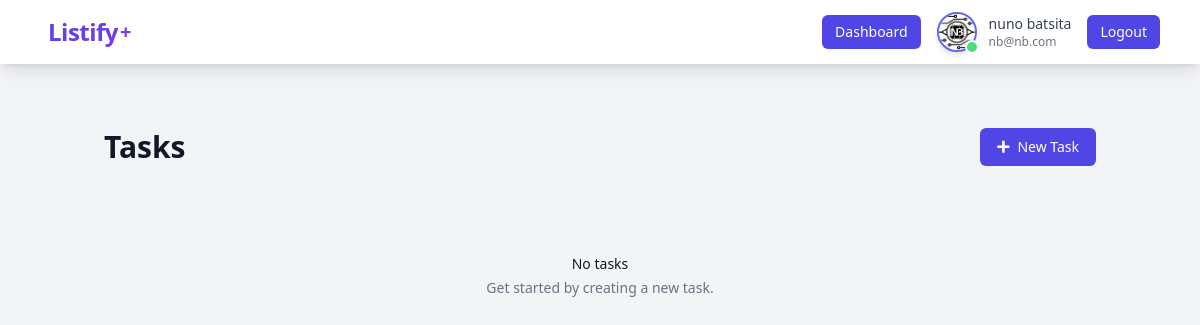
Page /dashboard (signed in) on the committed database.
### app/models.py (models this page shows, shortened)
class User(UserMixin, db.Model):
    id = db.Column(db.Integer, primary_key=True)
    email = db.Column(db.String(100), unique=True)
    password = db.Column(db.String(128))
    full_name = db.Column(db.String(200))
    profile_image = db.Column(db.String(100), nullable=True)
    is_admin = db.Column(db.Boolean, default=False, nullable=False)
    created_at = db.Column(db.DateTime, nullable=False, default=datetime.utcnow)
    last_login = db.Column(db.DateTime)
    todos = db.relationship('Todo', backref='user', lazy=True)
    @property
    def avatar_url(self):
        if self.profile_image:
            return f'/static/profile_pics/{self.profile_image}'
        email_hash = hashlib.md5(self.email.lower().encode('utf-8')).hexdigest()
        return f'https://www.gravatar.com/avatar/{email_hash}?d=mp&s=200'

### app/main.py (the view)
@main.route('/dashboard')
@login_required
def dashboard():
    if current_user.is_admin:
        todos = Todo.query.order_by(Todo.created_at.desc()).all()
    else:
        todos = Todo.query.filter_by(user_id=current_user.id).order_by(Todo.created_at.desc()).all()
    return render_template('dashboard.html', todos=todos)

### app/models.py (called while the page is built)
@login_manager.user_loader
def load_user(user_id):
    return User.query.get(int(user_id))

### app/templates/dashboard.html
{% extends "base.html" %}
{% block content %}
<div class="container mx-auto px-4 py-8">
    <div class="max-w-7xl mx-auto">
        <div class="flex justify-between items-center mb-8">
            <h1 class="text-3xl font-bold text-gray-900">Tasks</h1>
            <a href="{{ url_for('main.new_todo') }}"
               class="inline-flex items-center px-4 py-2 border border-transparent text-sm font-medium rounded-md text-white bg-indigo-600 hover:bg-indigo-700">
                <i class="fas fa-plus mr-2"></i>New Task
            </a>
        </div>
        {% if todos %}
        <div class="mt-8 flex flex-col">
            <div class="-my-2 -mx-4 overflow-x-auto sm:-mx-6 lg:-mx-8">
                <div class="inline-block min-w-full py-2 align-middle md:px-6 lg:px-8">
                    <div class="overflow-hidden shadow ring-1 ring-black ring-opacity-5 md:rounded-lg">
                        <table class="min-w-full divide-y divide-gray-300">
                            <thead class="bg-gray-50">
                                <tr>
                                    <th scope="col" class="py-3.5 pl-4 pr-3 text-left text-sm font-semibold text-gray-900 sm:pl-6">Task</th>
                                    <th scope="col" class="px-3 py-3.5 text-left text-sm font-semibold text-gray-900">Priority</th>
                                    {% if current_user.is_admin %}
                                    <th scope="col" class="px-3 py-3.5 text-left text-sm font-semibold text-gray-900">User</th>
                                    {% endif %}
                                    <th scope="col" class="px-3 py-3.5 text-left text-sm font-semibold text-gray-900">Created</th>
                                    <th scope="col" class="px-3 py-3.5 text-left text-sm font-semibold text-gray-900">Status</th>
                                    <th scope="col" class="relative py-3.5 pl-3 pr-4 sm:pr-6">
                                        <span class="sr-only">Actions</span>
                                    </th>
                                </tr>
                            </thead>
                            <tbody class="divide-y divide-gray-200 bg-white">
                                {% for todo in todos %}
                                <tr>
                                    <td class="whitespace-nowrap py-4 pl-4 pr-3 text-sm sm:pl-6">
                                        <div class="flex items-center">
                                            <div class="ml-4">
                                                <div class="font-medium text-gray-900">{{ todo.title }}</div>
                                                {% if todo.description %}
                                                <div class="text-gray-500">{{ todo.description }}</div>
                                                {% endif %}
                                            </div>
                                        </div>
                                    </td>
                                    <td class="whitespace-nowrap px-3 py-4 text-sm text-gray-500">
                                        {% if todo.priority == 3 %}
                                        <span class="inline-flex items-center px-2.5 py-0.5 rounded-full text-xs font-medium bg-red-100 text-red-800">
                                            High
                                        </span>
                                        {% elif todo.priority == 2 %}
                                        <span class="inline-flex items-center px-2.5 py-0.5 rounded-full text-xs font-medium bg-yellow-100 text-yellow-800">
                                            Medium
                                        </span>
                                        {% else %}
                                        <span class="inline-flex items-center px-2.5 py-0.5 rounded-full text-xs font-medium bg-green-100 text-green-800">
                                            Low
                                        </span>
                                        {% endif %}
                                    </td>
                                    {% if current_user.is_admin %}
                                    <td class="whitespace-nowrap px-3 py-4 text-sm text-gray-500">
                                        <div class="font-medium text-gray-900">{{ todo.user.full_name }}</div>
                                    </td>
                                    {% endif %}
                                    <td class="whitespace-nowrap px-3 py-4 text-sm text-gray-500">
                                        {{ todo.created_at.strftime('%Y-%m-%d %H:%M') }}
                                    </td>
                                    <td class="whitespace-nowrap px-3 py-4 text-sm text-gray-500">
                                        {% if todo.completed %}
                                        <span class="inline-flex items-center px-2.5 py-0.5 rounded-full text-xs font-medium bg-green-100 text-green-800">
                                            Completed
                                        </span>
                                        {% else %}
                                        <span class="inline-flex items-center px-2.5 py-0.5 rounded-full text-xs font-medium bg-gray-100 text-gray-800">
                                            Pending
                                        </span>
                                        {% endif %}
                                    </td>
                                    <td class="relative whitespace-nowrap py-4 pl-3 pr-4 text-right text-sm font-medium sm:pr-6">
                                        <div class="flex justify-end space-x-2">
                                            <form action="{{ url_for('main.toggle_todo', id=todo.id) }}" method="POST" class="inline">
                                                <input type="hidden" name="csrf_token" value="{{ csrf_token() }}">
                                                <button type="submit" class="text-indigo-600 hover:text-indigo-900">
                                                    {% if todo.completed %}Mark Incomplete{% else %}Mark Complete{% endif %}
                                                </button>
                                            </form>
                                            <a href="{{ url_for('main.edit_todo', id=todo.id) }}"
                                               class="text-blue-600 hover:text-blue-900">
                                                Edit
                                            </a>
                                            <form action="{{ url_for('main.delete_todo', id=todo.id) }}" method="POST" class="inline">
                                                <input type="hidden" name="csrf_token" value="{{ csrf_token() }}">
                                                <button type="submit"
                                                        class="text-red-600 hover:text-red-900"
                                                        onclick="return confirm('Are you sure you want to delete this task?');">
                                                    Delete
                                                </button>
                                            </form>
                                        </div>
                                    </td>
                                </tr>
                                {% endfor %}
                            </tbody>
                        </table>
                    </div>
                </div>
            </div>
        </div>
        {% else %}
        <div class="text-center py-12">
            <h3 class="mt-2 text-sm font-medium text-gray-900">No tasks</h3>
            <p class="mt-1 text-sm text-gray-500">Get started by creating a new task.</p>
        </div>
        {% endif %}
    </div>
</div>
{% endblock %}

### app/templates/base.html (shortened to what this page needs)
<!DOCTYPE html>
<html lang="en">
<head>
    <script src="https://cdn.tailwindcss.com"></script>
    <link href="https://cdnjs.cloudflare.com/ajax/libs/font-awesome/5.15.4/css/all.min.css" rel="stylesheet">
</head>
<body class="bg-gray-100 min-h-screen">
    <nav class="bg-white shadow-lg">
        <div class="max-w-6xl mx-auto px-4">
            <div class="flex justify-between">
                <div class="flex space-x-7">
                    <div>
                        <a href="{{ url_for('main.index') }}" class="flex items-center py-4 px-2">
                            <span class="logo-text text-2xl">Listify</span><span class="logo-plus text-xl ml-0.5">+</span>
                        </a>
                    </div>
                </div>
                <div class="flex items-center space-x-4">
                    {% if current_user.is_authenticated %}
                        {% if current_user.is_admin %}
                        <a href="{{ url_for('admin.dashboard') }}"
                           class="inline-flex items-center px-3 py-1.5 border border-transparent text-sm font-medium rounded-md text-white bg-indigo-600 hover:bg-indigo-700 focus:outline-none focus:ring-2 focus:ring-offset-2 focus:ring-indigo-500">
                            Dashboard
                        </a>
                        {% endif %}
                        <div class="flex items-center space-x-4">
                            <div class="flex items-center space-x-3">
                                <div class="relative">
                                    <img src="{{ current_user.avatar_url }}"
                                         alt="{{ current_user.full_name }}"
                                         class="h-10 w-10 rounded-full object-cover border-2 border-indigo-500 shadow-md hover:border-indigo-600 transition-all">
                                    <span class="absolute bottom-0 right-0 block h-2.5 w-2.5 rounded-full bg-green-400 ring-2 ring-white"></span>
                                </div>
                                <div class="hidden md:block">
                                    <div class="text-sm font-medium text-gray-700">{{ current_user.full_name }}</div>
                                    <div class="text-xs text-gray-500">{{ current_user.email }}</div>
                                </div>
                            </div>
                            <a href="{{ url_for('auth.logout') }}"
                               class="inline-flex items-center px-3 py-1.5 border border-transparent text-sm font-medium rounded-md text-white bg-indigo-600 hover:bg-indigo-700 focus:outline-none focus:ring-2 focus:ring-offset-2 focus:ring-indigo-500">
                                Logout
                            </a>
                        </div>
                    {% endif %}
                </div>
            </div>
        </div>
    </nav>
    <div class="container mx-auto mt-8">
        {% block content %}{% endblock %}
    </div>
</body>
</html>

### app/templates/base.html (style rules this page uses)
.logo-text { background: linear-gradient(135deg, #4F46E5 0%, #7C3AED 100%); background-clip: text; -webkit-background-clip: text; color: transparent; -webkit-text-fill-color: transparent; font-weight: 700; letter-spacing: -0.5px; }
.logo-plus { color: #7C3AED; font-weight: 700; }

### rows in the picture
User: avatar_url (picture), full_name "nuno batsita", email "nb@nb.com"
